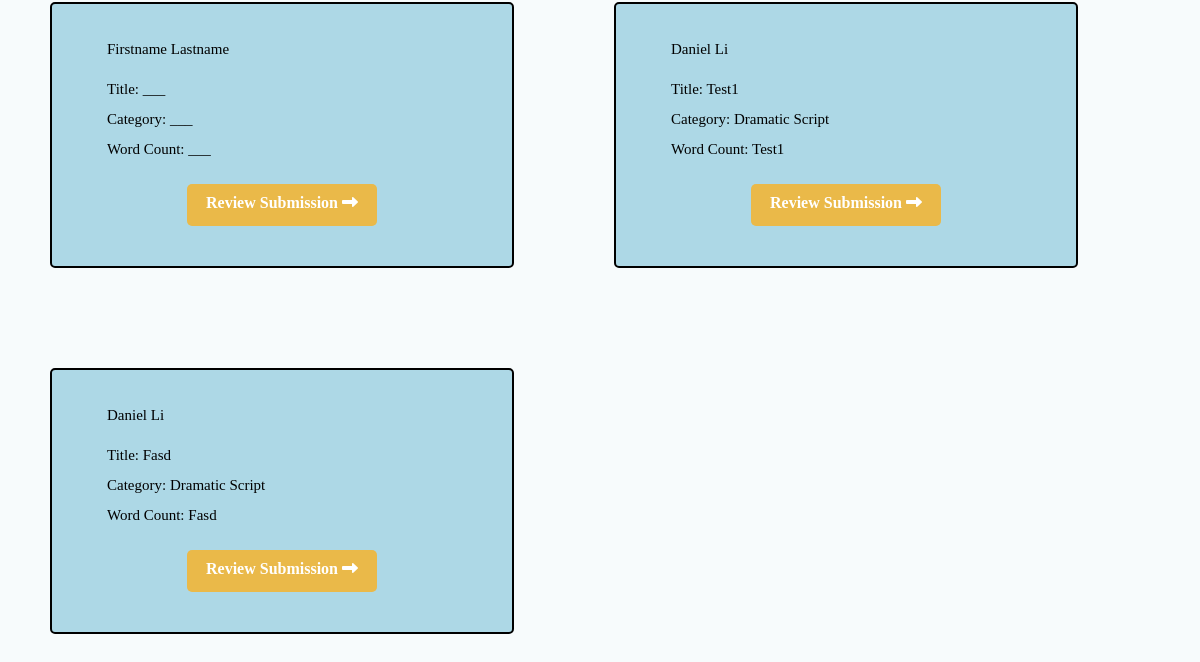
/admin-page/ (lower part), run on an earlier commit of the app's database.
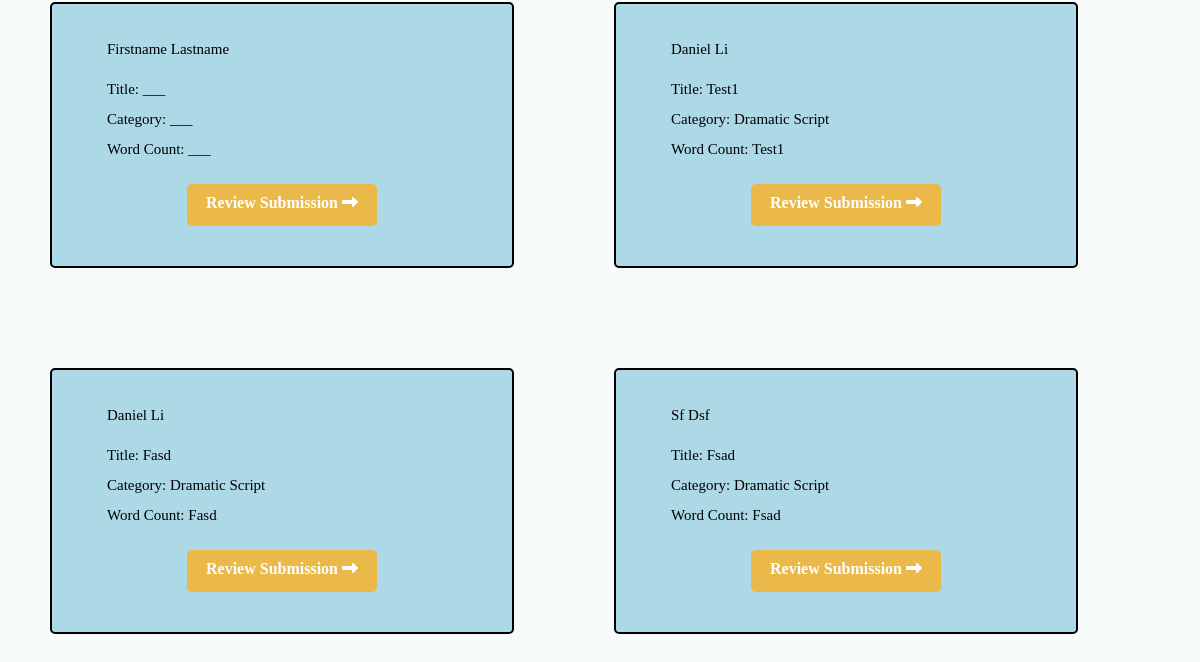
And on a later commit of the database.
### website_data/models.py (models this page shows, shortened)
class TestFileModel(models.Model):
    firstname = models.CharField(default="___", max_length=100)
    lastname = models.CharField(default="___", max_length=100)
    email = models.CharField(default="___", max_length=100)
    phone_number = models.CharField(default="___", max_length=100)
    country = models.CharField(default="___", max_length=100)
    city = models.CharField(default="___", max_length=100)
    zipcode = models.CharField(default="___", max_length=100)
    grade_level = models.CharField(default="___", max_length=100)
    birthday = models.DateField(default="1990-01-01")
    school_name = models.CharField(default="___", max_length=100)
    school_address = models.CharField(default="___", max_length=100)
    parent_firstname = models.CharField(default="___", max_length=100)
    parent_lastname = models.CharField(default="___", max_length=100)
    parent_email = models.CharField(default="___", max_length=100)
    parent_phone_number = models.CharField(default="___", max_length=100)
    category1 = models.CharField(default="___", max_length=100)
    title1 = models.CharField(default="___", max_length=100)
    word_count1 = models.CharField(default="___", max_length=100)
    pdf_file1 = models.FileField(default="___")
    category2 = models.CharField(default="___", max_length=100)
    title2 = models.CharField(default="___", max_length=100)
    word_count2 = models.CharField(default="___", max_length=100)
    pdf_file2 = models.FileField(default="___")
    category3 = models.CharField(default="___", max_length=100)
    title3 = models.CharField(default="___", max_length=100)
    word_count3 = models.CharField(default="___", max_length=100)
    pdf_file3 = models.FileField(default="___")
    category4 = models.CharField(default="___", max_length=100)
    title4 = models.CharField(default="___", max_length=100)
    word_count4 = models.CharField(default="___", max_length=100)
    pdf_file4 = models.FileField(default="___")
    category5 = models.CharField(default="___", max_length=100)
    title5 = models.CharField(default="___", max_length=100)
    word_count5 = models.CharField(default="___", max_length=100)
    pdf_file5 = models.FileField(default="___")
    class Meta:
        verbose_name = "Student Submission"

### website_data/views.py (the view)
# urls.py: path('admin-page/', views.admin_page),
def admin_page(request):
    graded_lst = [int(i['submission']) for i in JudgeModel.objects.all().values()]
    return render(request, "admin_page.html", {"submissions": list(TestFileModel.objects.all().values()),
                                               "gradings": list(JudgeModel.objects.all().values()),
                                               "graded_lst": graded_lst})

### website_data/templates/admin_page.html (shortened to what this page needs)
{% load static %}
<!DOCTYPE html>
<html lang="en">
  <head>
    <link rel="stylesheet" href="../static/style.css" />
  </head>
  <body>
    <div id="submission-box">
      {% for submission in submissions %}
        {% if submission.id in graded_lst %}
          <div class="submission graded">
              {% for grade in gradings %}
                {% if submission.id|slugify == grade.submission|slugify %}
                  <p>Graded by {{grade.graded_by}}</p>
                  <p>Rating: {{grade.rating}}</p>
                {% endif %}
              {% endfor %}
              <p style="text-transform: capitalize; font-size: 30px;">{{submission.firstname}} {{submission.lastname}}</p>
              <div class="info">
                <p>Title: {{submission.title1}}</p>
                <p>Category: {{submission.category1}}</p>
                <p>Word Count: {{submission.word_count1}}</p>
              </div>
              <a class="submission-link" href="/admin-page/submission?id={{submission.id}}">Review Submission <i class="fa-solid fa-right-long"></i></a>
            </div>
        {% else %}
        <div class="submission ungraded">
          <p style="text-transform: capitalize; font-size: 30px;">{{submission.firstname}} {{submission.lastname}}</p>
          <div class="info">
            <p>Title: {{submission.title1}}</p>
            <p>Category: {{submission.category1}}</p>
            <p>Word Count: {{submission.word_count1}}</p>
          </div>
          <a class="submission-link" href="/admin-page/submission?id={{submission.id}}">Review Submission <i class="fa-solid fa-right-long"></i></a>
        </div>
        {% endif %}
      {% endfor %}
    </div>
  </body>
</html>

What changed in the data, as far as the page shows it:
added TestFileModel: firstname "Sf", lastname "Dsf", title1 "Fsad", category1 "Dramatic Script", word_count1 "Fsad"
